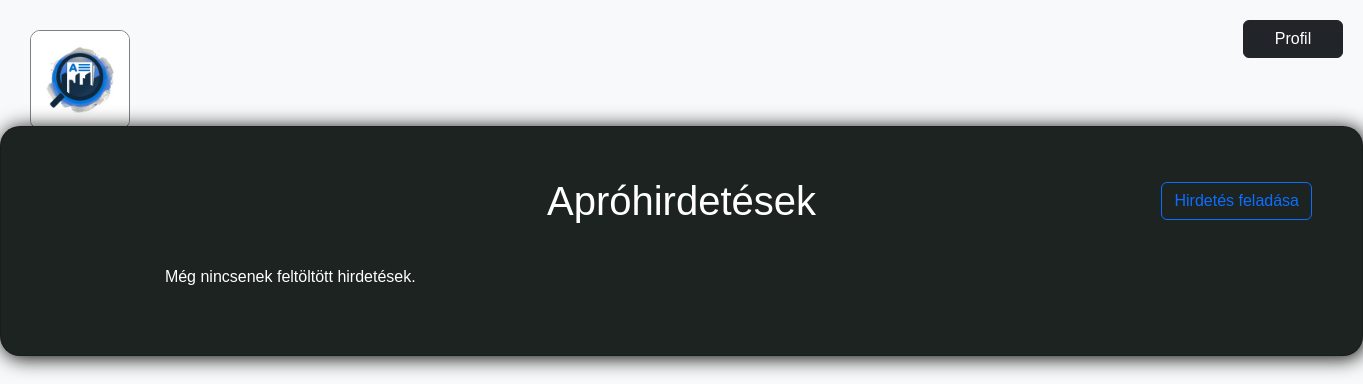
Before: /frontend/fooldal.php with the older database file.
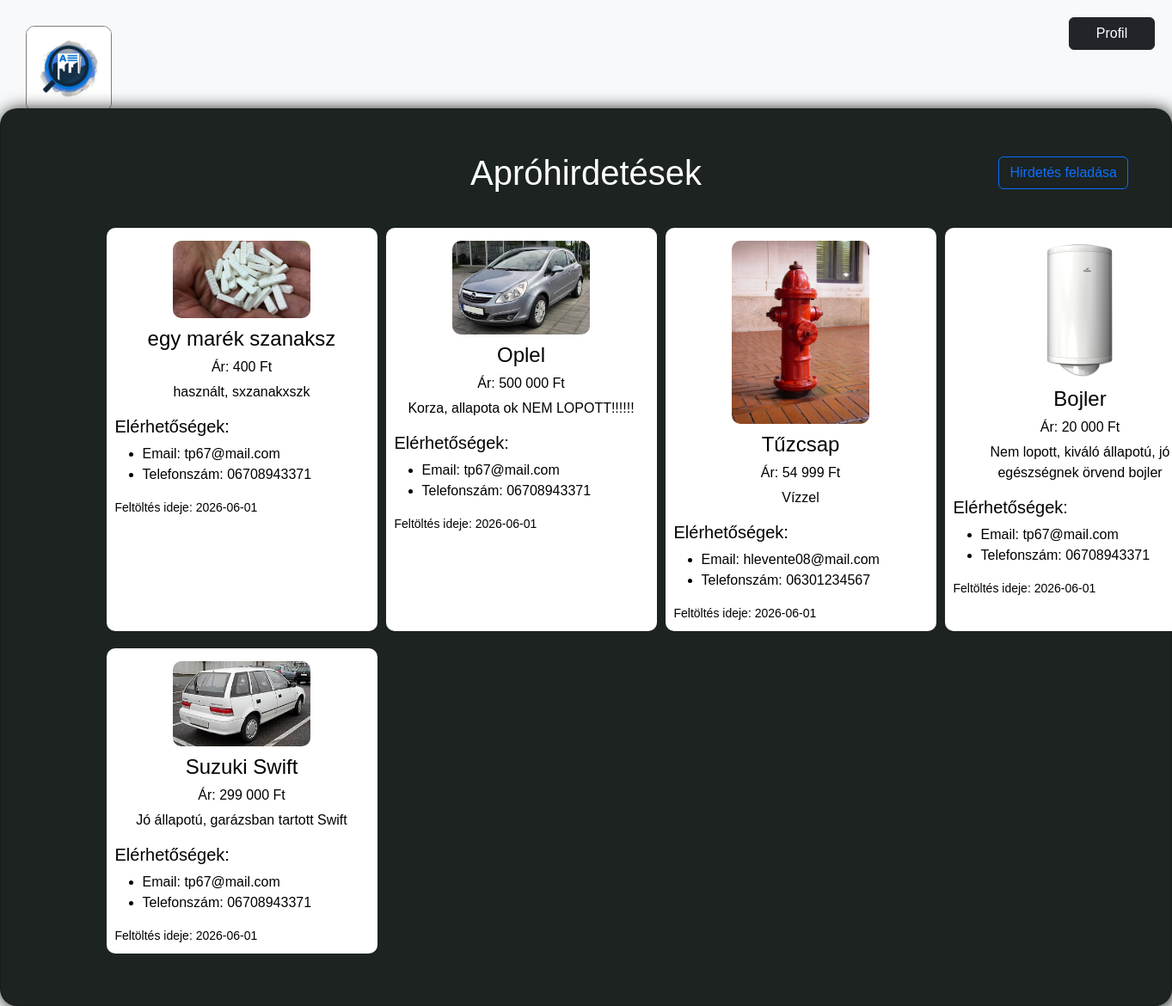
After: the same page with the newer database file.
### tables this page shows
CREATE TABLE `hirdetesek` (
  `id` int(11) NOT NULL,
  `cim` varchar(100) NOT NULL,
  `ar` int(11) NOT NULL,
  `leiras` varchar(300) NOT NULL,
  `kep` varchar(300) NOT NULL,
  `feltoltes_ideje` date NOT NULL DEFAULT '2026-04-12',
  `felhasznaloId` int(11) NOT NULL
);

CREATE TABLE `felhasznalok` (
  `id` int(11) NOT NULL,
  `fnev` varchar(100) NOT NULL,
  `vnev` varchar(100) NOT NULL,
  `knev` varchar(100) NOT NULL,
  `email` varchar(100) NOT NULL,
  `jelszo` varchar(30) NOT NULL,
  `tszam` varchar(11) NOT NULL,
  `sztdatum` date NOT NULL
);

### frontend/fooldal.php (the view, shortened to what this page needs)
<?php
$servername = "localhost";
$username = "root";
$password = "";
$dbname = "aprohirdetes";
$conn = new mysqli($servername, $username, $password, $dbname);
$sql = "SELECT hirdetesek.cim, hirdetesek.ar, hirdetesek.leiras, hirdetesek.kep, hirdetesek.feltoltes_ideje, felhasznalok.email, felhasznalok.tszam
        FROM hirdetesek
        inner JOIN felhasznalok ON hirdetesek.felhasznaloId = felhasznalok.id
        ORDER BY hirdetesek.id DESC";
$result = $conn -> query($sql);
?>
<!doctype html>
<html lang="hu">
<head>
  <link href="https://cdn.jsdelivr.net/npm/bootstrap@5.3.8/dist/css/bootstrap.min.css" rel="stylesheet">
  <link rel="stylesheet" href="./css/fooldal.css">
</head>
<body>
  <form action="" id="profile"><button type="submit" class="btn btn-dark" style="width: 100px;" formaction="profile.php">Profil</button></form>
  <img style="width: 100px; position: absolute; top: 30px; left: 30px; border-radius: 10px; border: 1px solid gray;" class="logo" src="kep/logo1.png" alt="logo">
  <div class="card">
    <div class="card-body">
      <h1>Apróhirdetések</h1>
      <form action="" id="hFeladas">
          <button type="submit" class="btn btn-outline-primary" formaction="hirdetesfeladas.html">Hirdetés feladása</button>
      </form>
      <div class="container">
        <?php
        if ($result->num_rows > 0) {
            while($row = $result->fetch_assoc()) {
                echo '<div class="innerCard">';
                echo '<div class="content">';
                $kepPath = !empty($row["kep"]) ? htmlspecialchars($row["kep"]) : 'kep/logo1.png';
                echo '<img src="' . $kepPath . '" alt="A hirdetés képe" id="hirdetesKep">';
                echo '<h4>' . htmlspecialchars($row["cim"]) . '</h4>';
                echo '<h6>Ár: ' . number_format($row["ar"], 0, ',', ' ') . ' Ft</h6>';
                echo '<p>' . nl2br(htmlspecialchars($row["leiras"])) . '</p>';
                echo '<div>';
                echo '<h5>Elérhetőségek:</h5>';
                echo '<ul>';
                echo '<li>Email: ' . htmlspecialchars($row["email"]) . '</li>';
                echo '<li>Telefonszám: ' . htmlspecialchars($row["tszam"]) . '</li>';
                echo '</ul>';
                echo '</div>';
                echo '<p id="feltoltesIdo">Feltöltés ideje: ' . htmlspecialchars($row["feltoltes_ideje"]) . ' </p>';
                echo '</div>';
                echo '</div>';
            }
        } else {
            echo '<p style="color: white; text-align: center;">Még nincsenek feltöltött hirdetések.</p>';
        }
        ?>
      </div>
    </div>
  </div>
</body>
</html>

### frontend/css/fooldal.css (style rules this page uses)
body { background-color: #f8f9fa; color: white; font-family: Arial, Helvetica, sans-serif; }
.card { background-color: #1c2321; color: white; max-width: 1600px; margin-left: auto; margin-right: auto; margin-top: 126px; border-radius: 20px; box-shadow: 2px 2px 20px black; }
.card-body { padding: 50px; max-width: 1600px; margin-left: auto; margin-right: auto; }
.innerCard { background-color: white; width: 315px; margin-left: auto; margin-right: auto; margin-bottom: 10px; text-align: center; border-radius: 10px; padding: 10px; max-height: 550px; }
.content { margin-top: auto; margin-bottom: auto; }
.container { display: grid; grid-template-columns: repeat(4, 1fr); grid-template-rows: 1fr; grid-column-gap: 0px; grid-row-gap: 0px; gap: 10px; text-align: center; margin-left: auto; margin-right: auto; }
h1 { text-align: center; margin-bottom: 40px; }
p, h4, li, h5, h6 { color: black; }
li, h5 { text-align: left; }
#hFeladas { position: absolute; top: 55px; right: 50px; }
img { width: 160px; }
#profile { position: absolute; top: 20px; right: 20px; text-decoration: none; color: black; }
#hirdetesKep { border-radius: 10px; margin: 5px; margin-bottom: 10px; max-height: 300px; }
#feltoltesIdo { text-align: left; margin: 0; font-size: 14px; }

Changed rows visible on the page:
added hirdetesek: kep (picture), cim "egy marék szanaksz", ar "400", leiras "használt, sxzanakxszk", felhasznaloId.email "tp67@mail.com", felhasznaloId.tszam "06708943371", feltoltes_ideje "2026-06-01"
added hirdetesek: kep (picture), cim "Oplel", ar "500 000", leiras "Korza, allapota ok NEM LOPOTT!!!!!!", felhasznaloId.email "tp67@mail.com", felhasznaloId.tszam "06708943371", feltoltes_ideje "2026-06-01"
added hirdetesek: kep (picture), cim "Tűzcsap", ar "54 999", leiras "Vízzel", felhasznaloId.email "hlevente08@mail.com", felhasznaloId.tszam "06301234567", feltoltes_ideje "2026-06-01"
added hirdetesek: kep (picture), cim "Bojler", ar "20 000", leiras "Nem lopott, kiváló állapotú, jó egészségnek örvend bojler", felhasznaloId.email "tp67@mail.com", felhasznaloId.tszam "06708943371", feltoltes_ideje "2026-06-01"
added hirdetesek: kep (picture), cim "Suzuki Swift", ar "299 000", leiras "Jó állapotú, garázsban tartott Swift", felhasznaloId.email "tp67@mail.com", felhasznaloId.tszam "06708943371", feltoltes_ideje "2026-06-01"
Other visible differences:
text no longer shown: "Még nincsenek feltöltött hirdetések."
